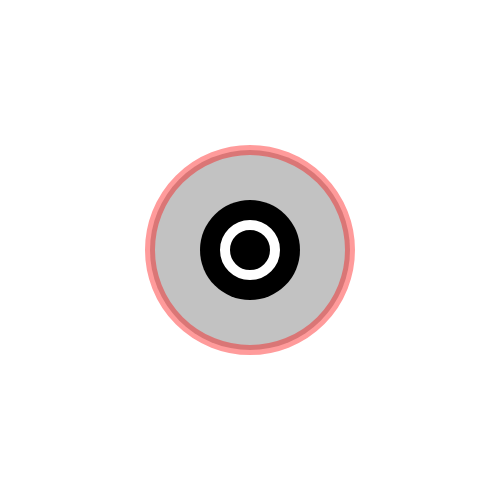
Frame 1 (no input)
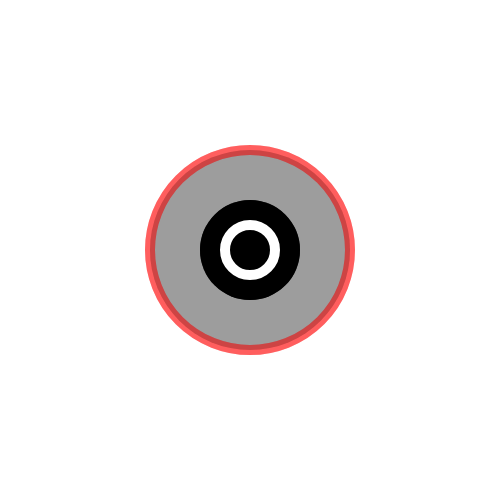
Frame 2 (the mouse pressed at the canvas centre, redrawn once)

The p5.js sketch that drew these frames (run headless with seeded random() and noise() and a simulated clock; the mouse was pressed at the canvas centre and the sketch redrawn once):

// p5.js sketch
// ── sketch.js
function setup() {

	createCanvas(500, 500); //size()
	background(255, 255, 255);
	noLoop();

}

function draw() {

	fill(100, 100, 100, 100);
	strokeWeight(10);
	stroke(255, 0, 0, 100);
	ellipse(250, 250, 200, 200);

	fill(0, 0, 0, 255);
	noStroke();
	ellipse(250, 250, 100, 100);

	noFill();
	stroke(255);
	strokeWeight(10);
	ellipse(250, 250, 50, 50);

}

function func() {
 	// do nothing
}

// ── test.js
var s = 'hello world'; // String
// alert(s);
console.log(s);
